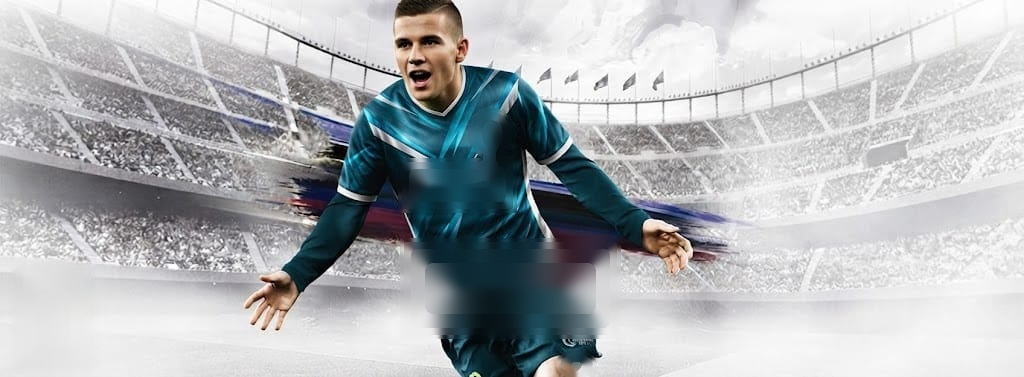
#> input picture assets/cover_clean.jpg, 1024 x 377 px
$ python make_banner.py
#> lines starting #> are read from the running program, lines starting #| are printed output that depends on the picture
"""Builds assets/banner.png from assets/cover_source.jpg (user-provided artwork).

Removes the trademarked marks from the source (game logo, age-rating badge, sponsor, crest and
shorts logo) by normalized-convolution inpainting, then adds this project's own title and fades
the bottom into the UI background.
"""
import sys
from pathlib import Path

import numpy as np
from PIL import Image, ImageDraw, ImageFilter, ImageFont

HERE = Path(__file__).parent
SRC = HERE / "assets" / "cover_source.jpg"   # original with marks: local only, not committed
CLEAN = HERE / "assets" / "cover_clean.jpg"  # marks removed: committed
OUT = Path(sys.argv[1] if len(sys.argv) > 1 else HERE / "assets" / "banner.png")
W, H = 1280, 480
BG = (20, 22, 28)

# Regions to remove, in source pixels (1024x377): (box, is_ellipse)
REMOVE = [
    ((12, 264, 94, 370), False),    # age-rating badge + "PROVISIONAL"
    ((400, 238, 620, 338), False),  # game logo
    ((398, 158, 516, 212), False),  # sponsor text
    ((470, 108, 514, 160), True),   # crest + star
    ((556, 350, 596, 377), True),   # shorts logo
]


def box_blur(a, r):
    """Approximate Gaussian blur of a float array (H, W[, C]) with three separable box passes."""
    for _ in range(3):
        for axis in (0, 1):
            pad = [(0, 0)] * a.ndim
            pad[axis] = (r + 1, r)
            c = np.cumsum(np.pad(a, pad, mode="edge"), axis=axis)
            hi = np.take(c, range(2 * r + 1, c.shape[axis]), axis=axis)
            lo = np.take(c, range(0, c.shape[axis] - 2 * r - 1), axis=axis)
            a = (hi - lo) / (2 * r + 1)
    return a


def inpaint(img, mask):
    """Fills mask>0 with values diffused from the surrounding pixels (normalized convolution)."""
    a = np.asarray(img, dtype=np.float32)
    known = (np.asarray(mask) == 0).astype(np.float32)
    out = a.copy()
    for radius in (2, 4, 8, 14, 24, 40):
        num = box_blur(out * known[..., None], radius)
        den = box_blur(known, radius)[..., None]
        fill = num / np.maximum(den, 1e-4)
        newly = (known == 0) & (den[..., 0] > 0.05)
        out[newly] = fill[newly]
        known = np.maximum(known, newly.astype(np.float32))
    return Image.fromarray(np.clip(out, 0, 255).astype(np.uint8))


if SRC.exists():
    src = Image.open(SRC).convert("RGB")
    mask = Image.new("L", src.size)
    md = ImageDraw.Draw(mask)
    for box, ellipse in REMOVE:
        (md.ellipse if ellipse else md.rectangle)(box, fill=255)
    clean = inpaint(src, mask)
    # Light grain over the filled areas so they don't look flat
    grain = Image.effect_noise(src.size, 10).convert("RGB")
    grainy = Image.blend(clean, Image.composite(grain, clean, Image.new("L", src.size, 40)), 0.15)
    clean = Image.composite(grainy, clean, mask.filter(ImageFilter.GaussianBlur(3)))
    clean.save(CLEAN, quality=95)
clean = Image.open(CLEAN).convert("RGB")
#> clean is the input picture: PIL image 1024x377 RGB; mean R, G, B 177.6, 180.7, 183.3

img = clean.resize((W, H), Image.LANCZOS)

# Fade the bottom into the UI background
fade = Image.new("RGB", (W, H), BG)
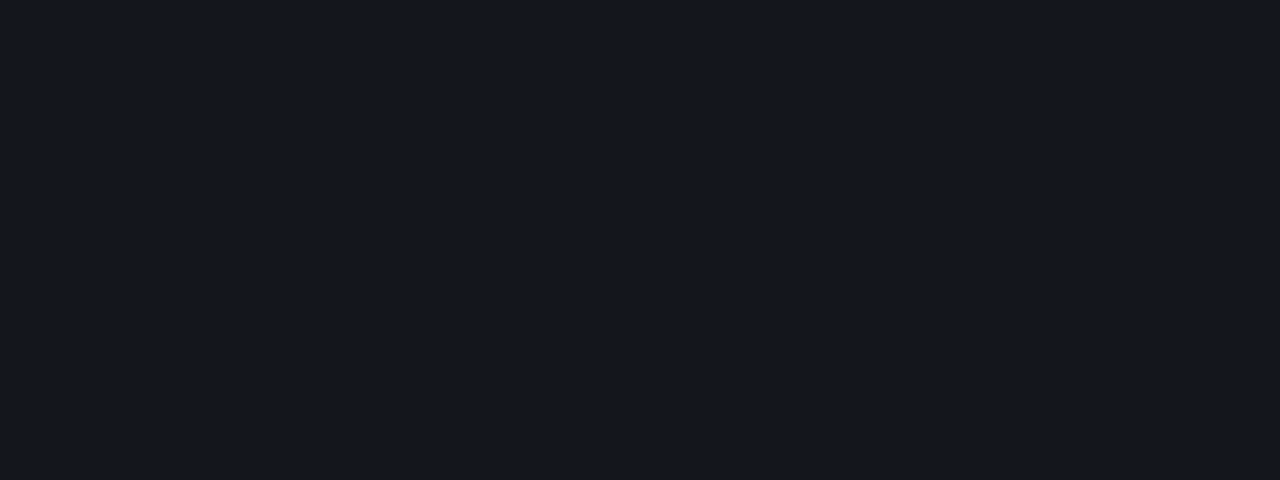
#> fade: PIL image 1280x480 RGB; mean R, G, B 20, 22, 28
fmask = Image.new("L", (W, H))
#> fmask: PIL image 1280x480 L; every value is 0
fd = ImageDraw.Draw(fmask)
for y in range(H):
    t = max(0.0, (y - H * 0.7) / (H * 0.3))
    fd.line([(0, y), (W, y)], fill=int(255 * t ** 1.4))
img = Image.composite(fade, img, fmask)
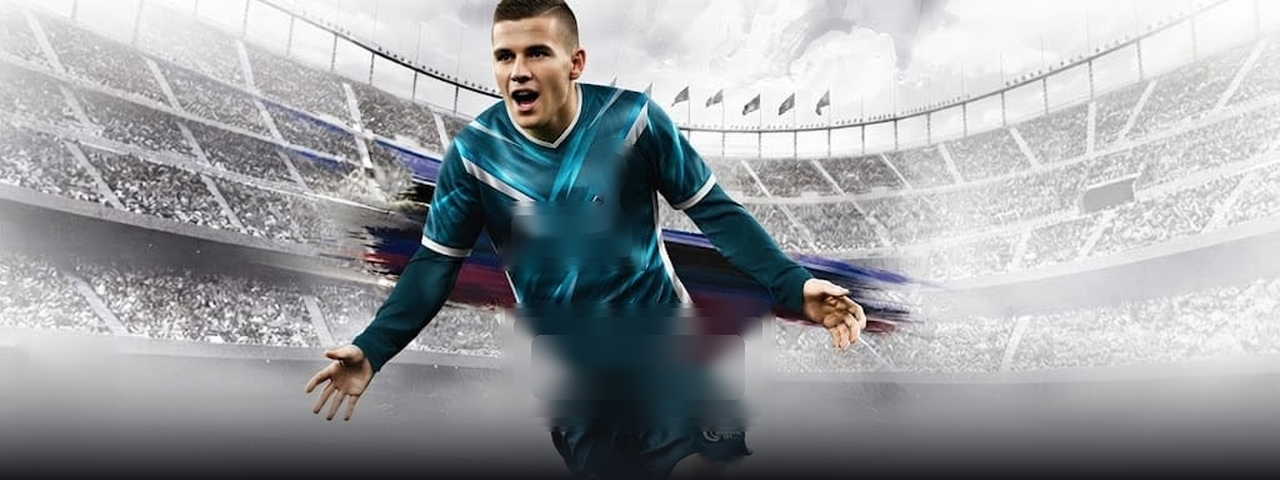
#> img: PIL image 1280x480 RGB; mean R, G, B 154.8, 157.9, 161.1

# Our own title where the logo was
font_path = next((p for p in (Path(r"C:\Windows\Fonts\ariblk.ttf"), Path(r"C:\Windows\Fonts\seguibl.ttf"),
                              Path(r"C:\Windows\Fonts\seguisb.ttf")) if p.exists()), None)
if font_path:
    d = ImageDraw.Draw(img)
    font = ImageFont.truetype(str(font_path), 92)
    text = "FIFA 14"
    tw = d.textlength(text, font=font)
    cx = 510 * W / 1024
    x, y = cx - tw / 2, H * 0.62
    d.text((x, y), text, font=font, fill=(14, 14, 18), stroke_width=6, stroke_fill=(255, 255, 255))
    small_path = Path(r"C:\Windows\Fonts\seguisb.ttf")
    if small_path.exists():
        small = ImageFont.truetype(str(small_path), 24)
        sub = "PS4  ·  PC INSTALLER"
        sw = d.textlength(sub, font=small)
        d.text((cx - sw / 2, y + 120), sub, font=small, fill=(62, 196, 109))

OUT.parent.mkdir(parents=True, exist_ok=True)
img.save(OUT)
print("banner:", OUT)
